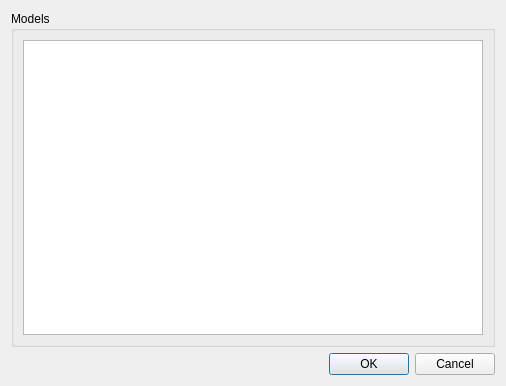
<?xml version="1.0" encoding="UTF-8"?>
<ui version="4.0">
 <class>ExistingModelAddDialog</class>
 <widget class="QDialog" name="ExistingModelAddDialog">
  <property name="geometry">
   <rect>
    <x>0</x>
    <y>0</y>
    <width>506</width>
    <height>386</height>
   </rect>
  </property>
  <property name="windowTitle">
   <string>Add Existing Models</string>
  </property>
  <layout class="QVBoxLayout" name="verticalLayout_2">
   <item>
    <widget class="QGroupBox" name="modelsGroupBox">
     <property name="title">
      <string>Models</string>
     </property>
     <layout class="QVBoxLayout" name="verticalLayout">
      <item>
       <widget class="QTableView" name="tableView"/>
      </item>
     </layout>
    </widget>
   </item>
   <item>
    <widget class="QDialogButtonBox" name="buttonBox">
     <property name="orientation">
      <enum>Qt::Horizontal</enum>
     </property>
     <property name="standardButtons">
      <set>QDialogButtonBox::Cancel|QDialogButtonBox::Ok</set>
     </property>
    </widget>
   </item>
  </layout>
 </widget>
 <resources/>
 <connections>
  <connection>
   <sender>buttonBox</sender>
   <signal>accepted()</signal>
   <receiver>ExistingModelAddDialog</receiver>
   <slot>accept()</slot>
   <hints>
    <hint type="sourcelabel">
     <x>248</x>
     <y>254</y>
    </hint>
    <hint type="destinationlabel">
     <x>157</x>
     <y>274</y>
    </hint>
   </hints>
  </connection>
  <connection>
   <sender>buttonBox</sender>
   <signal>rejected()</signal>
   <receiver>ExistingModelAddDialog</receiver>
   <slot>reject()</slot>
   <hints>
    <hint type="sourcelabel">
     <x>316</x>
     <y>260</y>
    </hint>
    <hint type="destinationlabel">
     <x>286</x>
     <y>274</y>
    </hint>
   </hints>
  </connection>
 </connections>
</ui>
